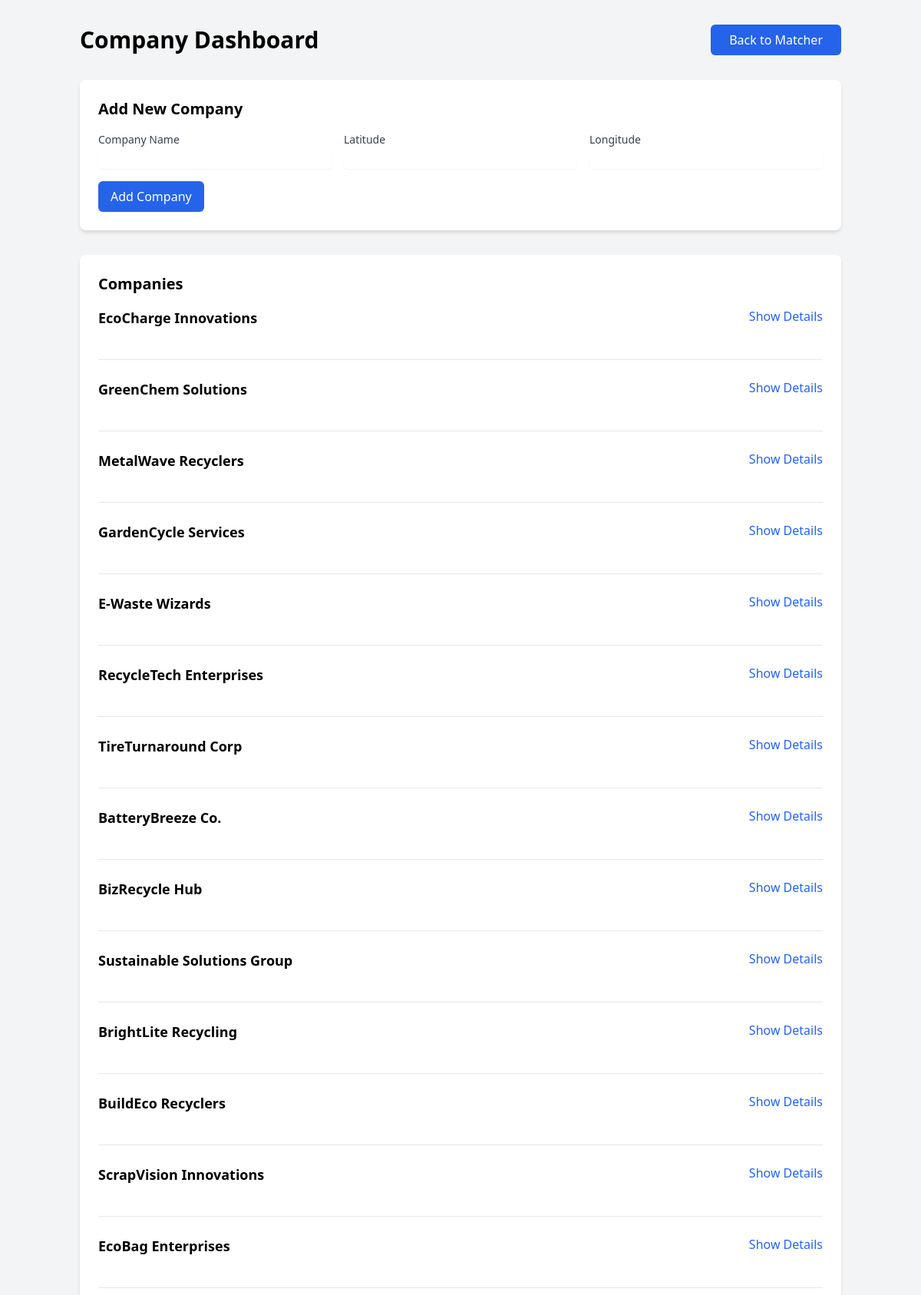
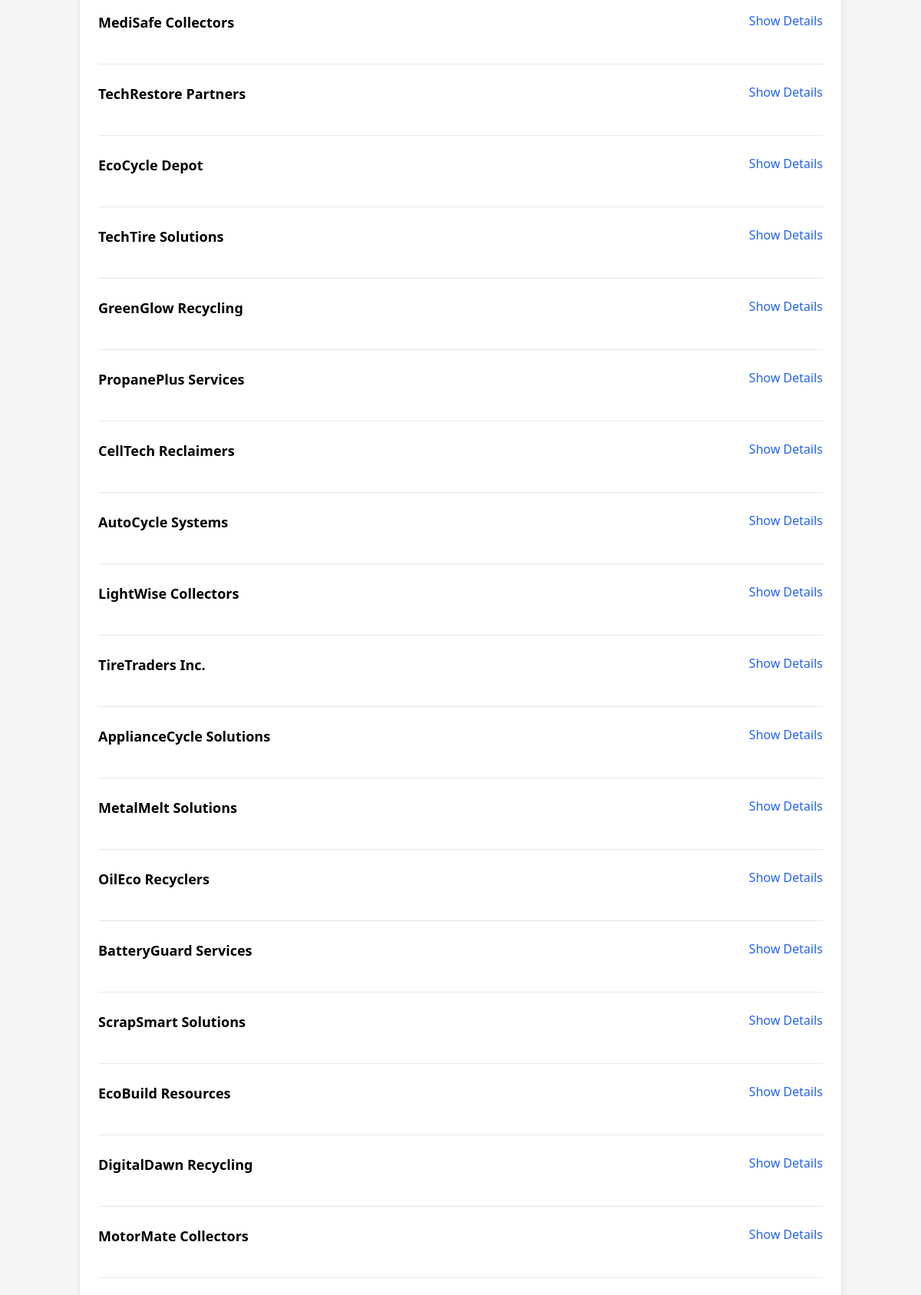
/dashboard (upper part), run on the app's committed database (2 pictures, top to bottom).
### models/database.py (models this page shows)
class Company(db.Model):
    id = db.Column(db.Integer, primary_key=True)
    name = db.Column(db.String(100), nullable=False)
    latitude = db.Column(db.Float, nullable=False)
    longitude = db.Column(db.Float, nullable=False)
    created_at = db.Column(db.DateTime, default=datetime.utcnow)
    materials = db.relationship('MaterialNeed', backref='company', lazy=True)
    wastes = db.relationship('WasteProduction', backref='company', lazy=True)

### routes/dashboard.py (the view)
@dashboard.route('/dashboard')
def show_dashboard():
    companies = Company.query.all()
    return render_template('dashboard.html', companies=companies)

### templates/dashboard.html (shortened to what this page needs)
<!DOCTYPE html>
<html lang="en">
<head>
    <link href="https://cdn.jsdelivr.net/npm/tailwindcss@2.2.19/dist/tailwind.min.css" rel="stylesheet">
</head>
<body class="bg-gray-100">
    <div class="container mx-auto px-4 py-8">
        <div class="flex justify-between items-center mb-8">
            <h1 class="text-3xl font-bold">Company Dashboard</h1>
            <a href="/" class="bg-blue-600 text-white px-6 py-2 rounded-md hover:bg-blue-700 transition-colors">
                Back to Matcher
            </a>
        </div>
        <div class="bg-white rounded-lg shadow-md p-6 mb-8">
            <h2 class="text-xl font-semibold mb-4">Add New Company</h2>
            <form id="companyForm" class="space-y-4">
                <div class="grid grid-cols-1 md:grid-cols-3 gap-4">
                    <div>
                        <label class="block text-sm font-medium text-gray-700">Company Name</label>
                        <input type="text" id="companyName" required class="mt-1 block w-full rounded-md border-gray-300 shadow-sm focus:border-blue-500 focus:ring-blue-500">
                    </div>
                    <div>
                        <label class="block text-sm font-medium text-gray-700">Latitude</label>
                        <input type="number" step="any" id="latitude" required class="mt-1 block w-full rounded-md border-gray-300 shadow-sm focus:border-blue-500 focus:ring-blue-500">
                    </div>
                    <div>
                        <label class="block text-sm font-medium text-gray-700">Longitude</label>
                        <input type="number" step="any" id="longitude" required class="mt-1 block w-full rounded-md border-gray-300 shadow-sm focus:border-blue-500 focus:ring-blue-500">
                    </div>
                </div>
                <button type="submit" class="bg-blue-600 text-white px-4 py-2 rounded-md hover:bg-blue-700">Add Company</button>
            </form>
        </div>
        <div class="bg-white rounded-lg shadow-md p-6">
            <h2 class="text-xl font-semibold mb-4">Companies</h2>
            <div class="space-y-6" id="companiesList">
                {% for company in companies %}
                <div class="border-b border-gray-200 pb-6 company-item" data-id="{{ company.id }}">
                    <div class="flex justify-between items-start mb-4">
                        <h3 class="text-lg font-semibold">{{ company.name }}</h3>
                        <button class="text-blue-600 hover:text-blue-800 toggle-details">Show Details</button>
                    </div>
                </div>
                {% endfor %}
            </div>
        </div>
    </div>
</body>
</html>

### data on the page
Company: name "EcoCharge Innovations"
Company: name "GreenChem Solutions"
Company: name "MetalWave Recyclers"
Company: name "GardenCycle Services"
Company: name "E-Waste Wizards"
Company: name "RecycleTech Enterprises"
Company: name "TireTurnaround Corp"
Company: name "BatteryBreeze Co."
Company: name "BizRecycle Hub"
Company: name "Sustainable Solutions Group"
Company: name "BrightLite Recycling"
Company: name "BuildEco Recyclers"
Company: name "ScrapVision Innovations"
Company: name "EcoBag Enterprises"
Company: name "MediSafe Collectors"
Company: name "TechRestore Partners"
Company: name "EcoCycle Depot"
Company: name "TechTire Solutions"
Company: name "GreenGlow Recycling"
Company: name "PropanePlus Services"
Company: name "CellTech Reclaimers"
Company: name "AutoCycle Systems"
Company: name "LightWise Collectors"
Company: name "TireTraders Inc."
Company: name "ApplianceCycle Solutions"
Company: name "MetalMelt Solutions"
Company: name "OilEco Recyclers"
Company: name "BatteryGuard Services"
Company: name "ScrapSmart Solutions"
Company: name "EcoBuild Resources"
Company: name "DigitalDawn Recycling"
Company: name "MotorMate Collectors"
